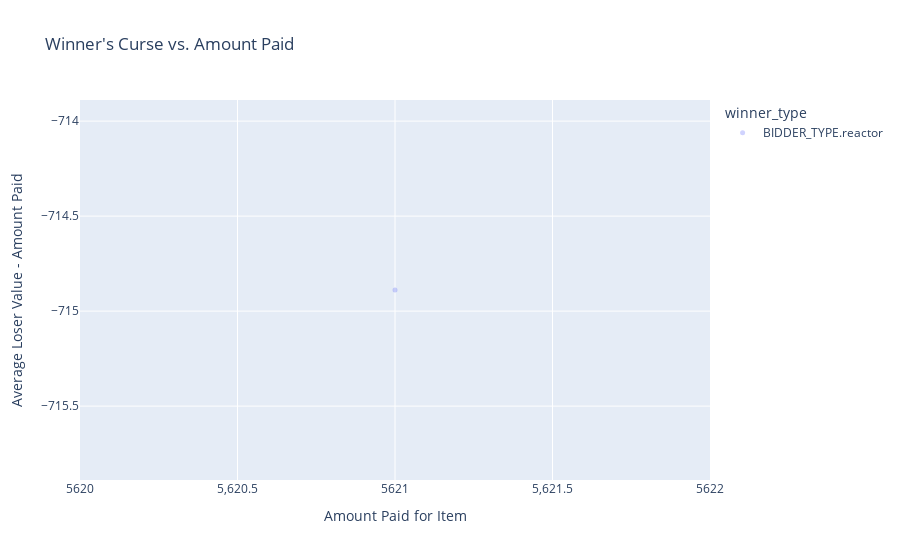

Notebook code for this chart:
### Code cell
auction_results = []

for i in range(0, len(winning_bids)):
    winning_bidder = winning_bids[i].bidder
    all_but_winner = filter(lambda bidder: bidder.name !=
                            winning_bidder.name, all_original_bidders[i])
    average_loser_value = average_value(
        list(map(lambda losing_bidder: losing_bidder.curr_value, all_but_winner)))
    winner_curse = average_loser_value - winning_bids[i].amount

    auction_result = {
        'winner_curse': winner_curse,
        'winner_amount': winning_bids[i].amount,
        'winner_utility': winning_bids[i].bidder.curr_value - winning_bids[i].amount,
        'winner_type': winning_bids[i].bidder.bidder_type
    }
    auction_results.append(auction_result)

df = pd.DataFrame(auction_results, columns=[
                  'winner_curse', 'winner_amount', 'winner_utility', 'winner_type'])

fig = px.scatter(df, x="winner_amount", y="winner_curse", color="winner_type", trendline='ols',
                 opacity=0.3, title='Winner\'s Curse vs. Amount Paid')
fig.update_traces(marker_size=5)
fig.update_xaxes(title='Amount Paid for Item')
fig.update_yaxes(title='Average Loser Value - Amount Paid')
fig.show()

### Figure 1 — Plotly figure (JSON) as saved in the notebook; plotly's stock layout.template omitted (floating-point values rounded to 4 significant figures)
{"data": [{"hovertemplate": "winner_type=BIDDER_TYPE.reactor<br>winner_amount=%{x}<br>winner_curse=%{y}<extra></extra>", "legendgroup": "BIDDER_TYPE.reactor", "marker": {"color": "#636efa", "opacity": 0.3, "size": 5, "symbol": "circle"}, "mode": "markers", "name": "BIDDER_TYPE.reactor", "orientation": "v", "showlegend": true, "type": "scatter", "x": [5621], "xaxis": "x", "y": [-714.9], "yaxis": "y"}, {"hovertemplate": "winner_type=BIDDER_TYPE.reactor<extra></extra>", "legendgroup": "BIDDER_TYPE.reactor", "marker": {"color": "#636efa", "size": 5, "symbol": "circle"}, "mode": "lines", "name": "BIDDER_TYPE.reactor", "showlegend": false, "type": "scatter", "xaxis": "x", "yaxis": "y"}], "layout": {"legend": {"title": {"text": "winner_type"}, "tracegroupgap": 0}, "title": {"text": "Winner's Curse vs. Amount Paid"}, "xaxis": {"anchor": "y", "domain": [0, 1], "title": {"text": "Amount Paid for Item"}}, "yaxis": {"anchor": "x", "domain": [0, 1], "title": {"text": "Average Loser Value - Amount Paid"}}}}
